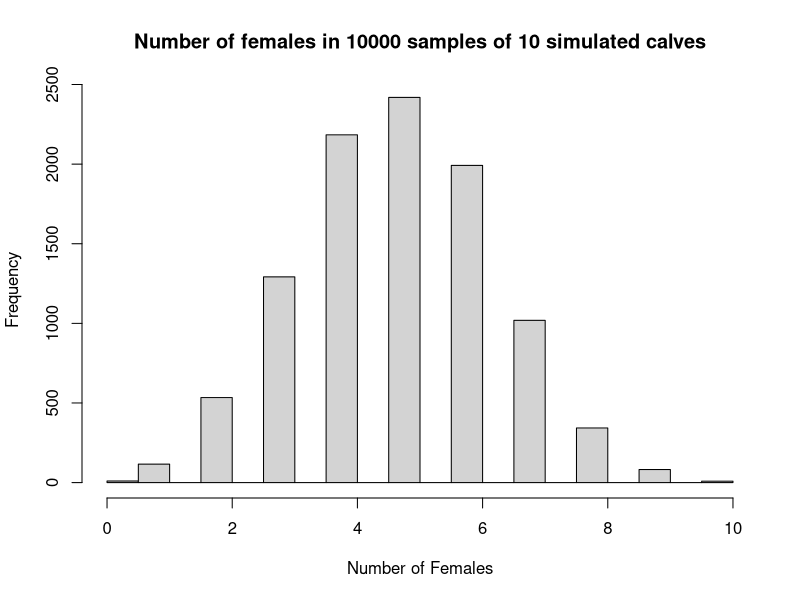

Here is the R script that generated this plot:
## ---- chunk 1
# Set the number of trials.
n_trials <- 10000

# Set the size of each sample.
sample_size <- 10

# Probability of any one calf being female.
p_female <- 100 / 206

# A vector to store the results.
scores <- numeric(n_trials)

# for 10000 repeats.
for (i in 1:n_trials) {

    a <- sample(c('female', 'male'),
                size=sample_size,
                prob=c(p_female, 1 - p_female),
                replace=TRUE)
    b <- sum(a == 'female')

    # Store the result of the current trial.
    scores[i] <- b
}

# Plot a histogram of the scores.
title_of_plot <- paste("Number of females in", n_trials,
                       "samples of", sample_size,
                       "simulated calves")
hist(scores, xlab = 'Number of Females', main=title_of_plot)

# Count the number of scores that were greater than or equal to 9.
k <- sum(scores >= 9)

# Express as a proportion.
kk <- k / n_trials

# Show the proportion.
message("Probability of 9 or 10 females occurring by chance: ", kk)
